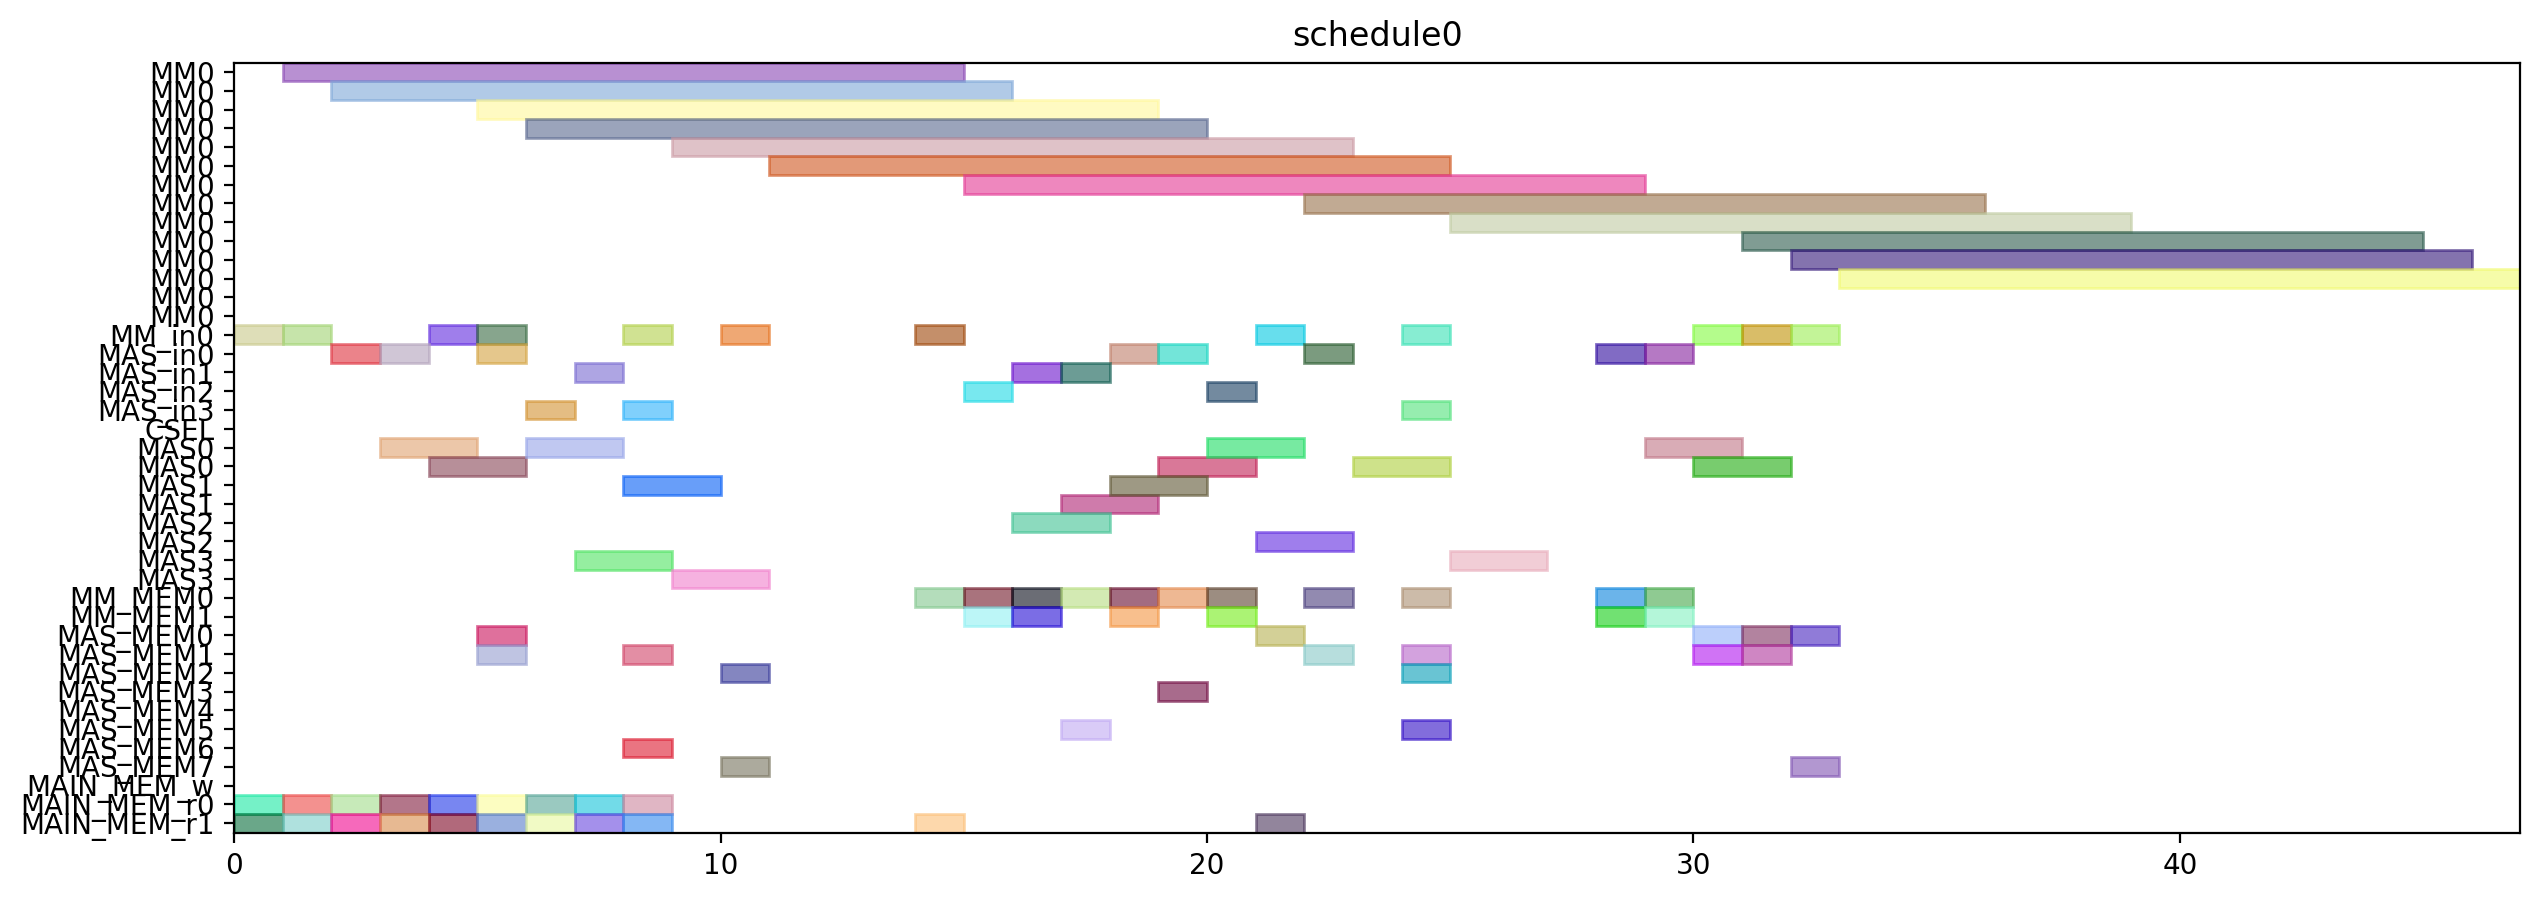

The Python source for this figure:
from pyschedule import Scenario, solvers, plotters, alt


def solve():
	horizon = 120
	S = Scenario("schedule0", horizon=horizon)

	# resource
	MM = S.Resources('MM', num=1, size=14)
	MM_in = S.Resources('MM_in', num=1)
	MAS_in = S.Resources('MAS_in', num=4)
	CSEL = S.Resource('CSEL')
	MAS = S.Resources('MAS', num=4, size=2, periods=range(1, horizon))
	MM_MEM = S.Resources('MM_MEM', num=2)
	MAS_MEM = S.Resources('MAS_MEM', num=8)
	MAIN_MEM_w = S.Resource('MAIN_MEM_w', size=1)
	MAIN_MEM_r = S.Resources('MAIN_MEM_r', num=2)

	# result of previous scheduling

	# new tasks
	t0 = S.Task('t0', length=14, delay_cost=1)
	t0 += alt(MM)
	t0_in = S.Task('t0_in', length=1, delay_cost=1)
	t0_in += alt(MM_in)
	S += t0_in*MM_in[0]<=t0*MM[0]
	t0_mem0 = S.Task('t0_mem0', length=1, delay_cost=1)
	t0_mem0 += MAIN_MEM_r[0]
	S += t0_mem0 <= t0

	t0_mem1 = S.Task('t0_mem1', length=1, delay_cost=1)
	t0_mem1 += MAIN_MEM_r[1]
	S += t0_mem1 <= t0

	t1 = S.Task('t1', length=14, delay_cost=1)
	t1 += alt(MM)
	t1_in = S.Task('t1_in', length=1, delay_cost=1)
	t1_in += alt(MM_in)
	S += t1_in*MM_in[0]<=t1*MM[0]
	t1_mem0 = S.Task('t1_mem0', length=1, delay_cost=1)
	t1_mem0 += MAIN_MEM_r[0]
	S += t1_mem0 <= t1

	t1_mem1 = S.Task('t1_mem1', length=1, delay_cost=1)
	t1_mem1 += MAIN_MEM_r[1]
	S += t1_mem1 <= t1

	t2 = S.Task('t2', length=14, delay_cost=1)
	t2 += alt(MM)
	t2_in = S.Task('t2_in', length=1, delay_cost=1)
	t2_in += alt(MM_in)
	S += t2_in*MM_in[0]<=t2*MM[0]
	t2_mem0 = S.Task('t2_mem0', length=1, delay_cost=1)
	t2_mem0 += MAIN_MEM_r[0]
	S += t2_mem0 <= t2

	t2_mem1 = S.Task('t2_mem1', length=1, delay_cost=1)
	t2_mem1 += MAIN_MEM_r[1]
	S += t2_mem1 <= t2

	t3 = S.Task('t3', length=2, delay_cost=1)
	t3 += alt(MAS)
	t3_in = S.Task('t3_in', length=1, delay_cost=1)
	t3_in += alt(MAS_in)
	S += t3_in*MAS_in[0]<=t3*MAS[0]

	S += t3_in*MAS_in[1]<=t3*MAS[1]

	S += t3_in*MAS_in[2]<=t3*MAS[2]

	S += t3_in*MAS_in[3]<=t3*MAS[3]

	t3_mem0 = S.Task('t3_mem0', length=1, delay_cost=1)
	t3_mem0 += MAIN_MEM_r[0]
	S += t3_mem0 <= t3

	t3_mem1 = S.Task('t3_mem1', length=1, delay_cost=1)
	t3_mem1 += MAIN_MEM_r[1]
	S += t3_mem1 <= t3

	t4 = S.Task('t4', length=2, delay_cost=1)
	t4 += alt(MAS)
	t4_in = S.Task('t4_in', length=1, delay_cost=1)
	t4_in += alt(MAS_in)
	S += t4_in*MAS_in[0]<=t4*MAS[0]

	S += t4_in*MAS_in[1]<=t4*MAS[1]

	S += t4_in*MAS_in[2]<=t4*MAS[2]

	S += t4_in*MAS_in[3]<=t4*MAS[3]

	t4_mem0 = S.Task('t4_mem0', length=1, delay_cost=1)
	t4_mem0 += MAIN_MEM_r[0]
	S += t4_mem0 <= t4

	t4_mem1 = S.Task('t4_mem1', length=1, delay_cost=1)
	t4_mem1 += MAIN_MEM_r[1]
	S += t4_mem1 <= t4

	t8 = S.Task('t8', length=2, delay_cost=1)
	t8 += alt(MAS)
	t8_in = S.Task('t8_in', length=1, delay_cost=1)
	t8_in += alt(MAS_in)
	S += t8_in*MAS_in[0]<=t8*MAS[0]

	S += t8_in*MAS_in[1]<=t8*MAS[1]

	S += t8_in*MAS_in[2]<=t8*MAS[2]

	S += t8_in*MAS_in[3]<=t8*MAS[3]

	t8_mem0 = S.Task('t8_mem0', length=1, delay_cost=1)
	t8_mem0 += MAIN_MEM_r[0]
	S += t8_mem0 <= t8

	t8_mem1 = S.Task('t8_mem1', length=1, delay_cost=1)
	t8_mem1 += MAIN_MEM_r[1]
	S += t8_mem1 <= t8

	t9 = S.Task('t9', length=2, delay_cost=1)
	t9 += alt(MAS)
	t9_in = S.Task('t9_in', length=1, delay_cost=1)
	t9_in += alt(MAS_in)
	S += t9_in*MAS_in[0]<=t9*MAS[0]

	S += t9_in*MAS_in[1]<=t9*MAS[1]

	S += t9_in*MAS_in[2]<=t9*MAS[2]

	S += t9_in*MAS_in[3]<=t9*MAS[3]

	t9_mem0 = S.Task('t9_mem0', length=1, delay_cost=1)
	t9_mem0 += MAIN_MEM_r[0]
	S += t9_mem0 <= t9

	t9_mem1 = S.Task('t9_mem1', length=1, delay_cost=1)
	t9_mem1 += MAIN_MEM_r[1]
	S += t9_mem1 <= t9

	t13 = S.Task('t13', length=2, delay_cost=1)
	t13 += alt(MAS)
	t13_in = S.Task('t13_in', length=1, delay_cost=1)
	t13_in += alt(MAS_in)
	S += t13_in*MAS_in[0]<=t13*MAS[0]

	S += t13_in*MAS_in[1]<=t13*MAS[1]

	S += t13_in*MAS_in[2]<=t13*MAS[2]

	S += t13_in*MAS_in[3]<=t13*MAS[3]

	t13_mem0 = S.Task('t13_mem0', length=1, delay_cost=1)
	t13_mem0 += MAIN_MEM_r[0]
	S += t13_mem0 <= t13

	t13_mem1 = S.Task('t13_mem1', length=1, delay_cost=1)
	t13_mem1 += MAIN_MEM_r[1]
	S += t13_mem1 <= t13

	t14 = S.Task('t14', length=2, delay_cost=1)
	t14 += alt(MAS)
	t14_in = S.Task('t14_in', length=1, delay_cost=1)
	t14_in += alt(MAS_in)
	S += t14_in*MAS_in[0]<=t14*MAS[0]

	S += t14_in*MAS_in[1]<=t14*MAS[1]

	S += t14_in*MAS_in[2]<=t14*MAS[2]

	S += t14_in*MAS_in[3]<=t14*MAS[3]

	t14_mem0 = S.Task('t14_mem0', length=1, delay_cost=1)
	t14_mem0 += MAIN_MEM_r[0]
	S += t14_mem0 <= t14

	t14_mem1 = S.Task('t14_mem1', length=1, delay_cost=1)
	t14_mem1 += MAIN_MEM_r[1]
	S += t14_mem1 <= t14

	t5 = S.Task('t5', length=14, delay_cost=1)
	t5 += alt(MM)
	t5_in = S.Task('t5_in', length=1, delay_cost=1)
	t5_in += alt(MM_in)
	S += t5_in*MM_in[0]<=t5*MM[0]
	t5_mem0 = S.Task('t5_mem0', length=1, delay_cost=1)
	t5_mem0 += alt(MAS_MEM)
	S += (t3*MAS[0])-1 < t5_mem0*MAS_MEM[0]
	S += (t3*MAS[1])-1 < t5_mem0*MAS_MEM[2]
	S += (t3*MAS[2])-1 < t5_mem0*MAS_MEM[4]
	S += (t3*MAS[3])-1 < t5_mem0*MAS_MEM[6]
	S += t5_mem0 <= t5

	t5_mem1 = S.Task('t5_mem1', length=1, delay_cost=1)
	t5_mem1 += alt(MAS_MEM)
	S += (t4*MAS[0])-1 < t5_mem1*MAS_MEM[1]
	S += (t4*MAS[1])-1 < t5_mem1*MAS_MEM[3]
	S += (t4*MAS[2])-1 < t5_mem1*MAS_MEM[5]
	S += (t4*MAS[3])-1 < t5_mem1*MAS_MEM[7]
	S += t5_mem1 <= t5

	t6 = S.Task('t6', length=2, delay_cost=1)
	t6 += alt(MAS)
	t6_in = S.Task('t6_in', length=1, delay_cost=1)
	t6_in += alt(MAS_in)
	S += t6_in*MAS_in[0]<=t6*MAS[0]

	S += t6_in*MAS_in[1]<=t6*MAS[1]

	S += t6_in*MAS_in[2]<=t6*MAS[2]

	S += t6_in*MAS_in[3]<=t6*MAS[3]

	t6_mem0 = S.Task('t6_mem0', length=1, delay_cost=1)
	t6_mem0 += alt(MM_MEM)
	S += (t0*MM[0])-1 < t6_mem0*MM_MEM[0]
	S += t6_mem0 <= t6

	t6_mem1 = S.Task('t6_mem1', length=1, delay_cost=1)
	t6_mem1 += alt(MM_MEM)
	S += (t1*MM[0])-1 < t6_mem1*MM_MEM[1]
	S += t6_mem1 <= t6

	t10 = S.Task('t10', length=14, delay_cost=1)
	t10 += alt(MM)
	t10_in = S.Task('t10_in', length=1, delay_cost=1)
	t10_in += alt(MM_in)
	S += t10_in*MM_in[0]<=t10*MM[0]
	t10_mem0 = S.Task('t10_mem0', length=1, delay_cost=1)
	t10_mem0 += alt(MAS_MEM)
	S += (t8*MAS[0])-1 < t10_mem0*MAS_MEM[0]
	S += (t8*MAS[1])-1 < t10_mem0*MAS_MEM[2]
	S += (t8*MAS[2])-1 < t10_mem0*MAS_MEM[4]
	S += (t8*MAS[3])-1 < t10_mem0*MAS_MEM[6]
	S += t10_mem0 <= t10

	t10_mem1 = S.Task('t10_mem1', length=1, delay_cost=1)
	t10_mem1 += alt(MAS_MEM)
	S += (t9*MAS[0])-1 < t10_mem1*MAS_MEM[1]
	S += (t9*MAS[1])-1 < t10_mem1*MAS_MEM[3]
	S += (t9*MAS[2])-1 < t10_mem1*MAS_MEM[5]
	S += (t9*MAS[3])-1 < t10_mem1*MAS_MEM[7]
	S += t10_mem1 <= t10

	t11 = S.Task('t11', length=2, delay_cost=1)
	t11 += alt(MAS)
	t11_in = S.Task('t11_in', length=1, delay_cost=1)
	t11_in += alt(MAS_in)
	S += t11_in*MAS_in[0]<=t11*MAS[0]

	S += t11_in*MAS_in[1]<=t11*MAS[1]

	S += t11_in*MAS_in[2]<=t11*MAS[2]

	S += t11_in*MAS_in[3]<=t11*MAS[3]

	t11_mem0 = S.Task('t11_mem0', length=1, delay_cost=1)
	t11_mem0 += alt(MM_MEM)
	S += (t1*MM[0])-1 < t11_mem0*MM_MEM[0]
	S += t11_mem0 <= t11

	t11_mem1 = S.Task('t11_mem1', length=1, delay_cost=1)
	t11_mem1 += alt(MM_MEM)
	S += (t2*MM[0])-1 < t11_mem1*MM_MEM[1]
	S += t11_mem1 <= t11

	t15 = S.Task('t15', length=14, delay_cost=1)
	t15 += alt(MM)
	t15_in = S.Task('t15_in', length=1, delay_cost=1)
	t15_in += alt(MM_in)
	S += t15_in*MM_in[0]<=t15*MM[0]
	t15_mem0 = S.Task('t15_mem0', length=1, delay_cost=1)
	t15_mem0 += alt(MAS_MEM)
	S += (t13*MAS[0])-1 < t15_mem0*MAS_MEM[0]
	S += (t13*MAS[1])-1 < t15_mem0*MAS_MEM[2]
	S += (t13*MAS[2])-1 < t15_mem0*MAS_MEM[4]
	S += (t13*MAS[3])-1 < t15_mem0*MAS_MEM[6]
	S += t15_mem0 <= t15

	t15_mem1 = S.Task('t15_mem1', length=1, delay_cost=1)
	t15_mem1 += alt(MAS_MEM)
	S += (t14*MAS[0])-1 < t15_mem1*MAS_MEM[1]
	S += (t14*MAS[1])-1 < t15_mem1*MAS_MEM[3]
	S += (t14*MAS[2])-1 < t15_mem1*MAS_MEM[5]
	S += (t14*MAS[3])-1 < t15_mem1*MAS_MEM[7]
	S += t15_mem1 <= t15

	t16 = S.Task('t16', length=2, delay_cost=1)
	t16 += alt(MAS)
	t16_in = S.Task('t16_in', length=1, delay_cost=1)
	t16_in += alt(MAS_in)
	S += t16_in*MAS_in[0]<=t16*MAS[0]

	S += t16_in*MAS_in[1]<=t16*MAS[1]

	S += t16_in*MAS_in[2]<=t16*MAS[2]

	S += t16_in*MAS_in[3]<=t16*MAS[3]

	t16_mem0 = S.Task('t16_mem0', length=1, delay_cost=1)
	t16_mem0 += alt(MM_MEM)
	S += (t0*MM[0])-1 < t16_mem0*MM_MEM[0]
	S += t16_mem0 <= t16

	t16_mem1 = S.Task('t16_mem1', length=1, delay_cost=1)
	t16_mem1 += alt(MM_MEM)
	S += (t2*MM[0])-1 < t16_mem1*MM_MEM[1]
	S += t16_mem1 <= t16

	t18 = S.Task('t18', length=2, delay_cost=1)
	t18 += alt(MAS)
	t18_in = S.Task('t18_in', length=1, delay_cost=1)
	t18_in += alt(MAS_in)
	S += t18_in*MAS_in[0]<=t18*MAS[0]

	S += t18_in*MAS_in[1]<=t18*MAS[1]

	S += t18_in*MAS_in[2]<=t18*MAS[2]

	S += t18_in*MAS_in[3]<=t18*MAS[3]

	t18_mem0 = S.Task('t18_mem0', length=1, delay_cost=1)
	t18_mem0 += alt(MM_MEM)
	S += (t0*MM[0])-1 < t18_mem0*MM_MEM[0]
	S += t18_mem0 <= t18

	t18_mem1 = S.Task('t18_mem1', length=1, delay_cost=1)
	t18_mem1 += alt(MM_MEM)
	S += (t0*MM[0])-1 < t18_mem1*MM_MEM[1]
	S += t18_mem1 <= t18

	t20 = S.Task('t20', length=14, delay_cost=1)
	t20 += alt(MM)
	t20_in = S.Task('t20_in', length=1, delay_cost=1)
	t20_in += alt(MM_in)
	S += t20_in*MM_in[0]<=t20*MM[0]
	t20_mem0 = S.Task('t20_mem0', length=1, delay_cost=1)
	t20_mem0 += alt(MM_MEM)
	S += (t2*MM[0])-1 < t20_mem0*MM_MEM[0]
	S += t20_mem0 <= t20

	t20_mem1 = S.Task('t20_mem1', length=1, delay_cost=1)
	t20_mem1 += MAIN_MEM_r[1]
	S += t20_mem1 <= t20

	t7 = S.Task('t7', length=2, delay_cost=1)
	t7 += alt(MAS)
	t7_in = S.Task('t7_in', length=1, delay_cost=1)
	t7_in += alt(MAS_in)
	S += t7_in*MAS_in[0]<=t7*MAS[0]

	S += t7_in*MAS_in[1]<=t7*MAS[1]

	S += t7_in*MAS_in[2]<=t7*MAS[2]

	S += t7_in*MAS_in[3]<=t7*MAS[3]

	t7_mem0 = S.Task('t7_mem0', length=1, delay_cost=1)
	t7_mem0 += alt(MM_MEM)
	S += (t5*MM[0])-1 < t7_mem0*MM_MEM[0]
	S += t7_mem0 <= t7

	t7_mem1 = S.Task('t7_mem1', length=1, delay_cost=1)
	t7_mem1 += alt(MAS_MEM)
	S += (t6*MAS[0])-1 < t7_mem1*MAS_MEM[1]
	S += (t6*MAS[1])-1 < t7_mem1*MAS_MEM[3]
	S += (t6*MAS[2])-1 < t7_mem1*MAS_MEM[5]
	S += (t6*MAS[3])-1 < t7_mem1*MAS_MEM[7]
	S += t7_mem1 <= t7

	t12 = S.Task('t12', length=2, delay_cost=1)
	t12 += alt(MAS)
	t12_in = S.Task('t12_in', length=1, delay_cost=1)
	t12_in += alt(MAS_in)
	S += t12_in*MAS_in[0]<=t12*MAS[0]

	S += t12_in*MAS_in[1]<=t12*MAS[1]

	S += t12_in*MAS_in[2]<=t12*MAS[2]

	S += t12_in*MAS_in[3]<=t12*MAS[3]

	t12_mem0 = S.Task('t12_mem0', length=1, delay_cost=1)
	t12_mem0 += alt(MM_MEM)
	S += (t10*MM[0])-1 < t12_mem0*MM_MEM[0]
	S += t12_mem0 <= t12

	t12_mem1 = S.Task('t12_mem1', length=1, delay_cost=1)
	t12_mem1 += alt(MAS_MEM)
	S += (t11*MAS[0])-1 < t12_mem1*MAS_MEM[1]
	S += (t11*MAS[1])-1 < t12_mem1*MAS_MEM[3]
	S += (t11*MAS[2])-1 < t12_mem1*MAS_MEM[5]
	S += (t11*MAS[3])-1 < t12_mem1*MAS_MEM[7]
	S += t12_mem1 <= t12

	t17 = S.Task('t17', length=2, delay_cost=1)
	t17 += alt(MAS)
	t17_in = S.Task('t17_in', length=1, delay_cost=1)
	t17_in += alt(MAS_in)
	S += t17_in*MAS_in[0]<=t17*MAS[0]

	S += t17_in*MAS_in[1]<=t17*MAS[1]

	S += t17_in*MAS_in[2]<=t17*MAS[2]

	S += t17_in*MAS_in[3]<=t17*MAS[3]

	t17_mem0 = S.Task('t17_mem0', length=1, delay_cost=1)
	t17_mem0 += alt(MM_MEM)
	S += (t15*MM[0])-1 < t17_mem0*MM_MEM[0]
	S += t17_mem0 <= t17

	t17_mem1 = S.Task('t17_mem1', length=1, delay_cost=1)
	t17_mem1 += alt(MAS_MEM)
	S += (t16*MAS[0])-1 < t17_mem1*MAS_MEM[1]
	S += (t16*MAS[1])-1 < t17_mem1*MAS_MEM[3]
	S += (t16*MAS[2])-1 < t17_mem1*MAS_MEM[5]
	S += (t16*MAS[3])-1 < t17_mem1*MAS_MEM[7]
	S += t17_mem1 <= t17

	t19 = S.Task('t19', length=2, delay_cost=1)
	t19 += alt(MAS)
	t19_in = S.Task('t19_in', length=1, delay_cost=1)
	t19_in += alt(MAS_in)
	S += t19_in*MAS_in[0]<=t19*MAS[0]

	S += t19_in*MAS_in[1]<=t19*MAS[1]

	S += t19_in*MAS_in[2]<=t19*MAS[2]

	S += t19_in*MAS_in[3]<=t19*MAS[3]

	t19_mem0 = S.Task('t19_mem0', length=1, delay_cost=1)
	t19_mem0 += alt(MM_MEM)
	S += (t0*MM[0])-1 < t19_mem0*MM_MEM[0]
	S += t19_mem0 <= t19

	t19_mem1 = S.Task('t19_mem1', length=1, delay_cost=1)
	t19_mem1 += alt(MAS_MEM)
	S += (t18*MAS[0])-1 < t19_mem1*MAS_MEM[1]
	S += (t18*MAS[1])-1 < t19_mem1*MAS_MEM[3]
	S += (t18*MAS[2])-1 < t19_mem1*MAS_MEM[5]
	S += (t18*MAS[3])-1 < t19_mem1*MAS_MEM[7]
	S += t19_mem1 <= t19

	t21 = S.Task('t21', length=2, delay_cost=1)
	t21 += alt(MAS)
	t21_in = S.Task('t21_in', length=1, delay_cost=1)
	t21_in += alt(MAS_in)
	S += t21_in*MAS_in[0]<=t21*MAS[0]

	S += t21_in*MAS_in[1]<=t21*MAS[1]

	S += t21_in*MAS_in[2]<=t21*MAS[2]

	S += t21_in*MAS_in[3]<=t21*MAS[3]

	t21_mem0 = S.Task('t21_mem0', length=1, delay_cost=1)
	t21_mem0 += alt(MM_MEM)
	S += (t1*MM[0])-1 < t21_mem0*MM_MEM[0]
	S += t21_mem0 <= t21

	t21_mem1 = S.Task('t21_mem1', length=1, delay_cost=1)
	t21_mem1 += alt(MM_MEM)
	S += (t20*MM[0])-1 < t21_mem1*MM_MEM[1]
	S += t21_mem1 <= t21

	t22 = S.Task('t22', length=2, delay_cost=1)
	t22 += alt(MAS)
	t22_in = S.Task('t22_in', length=1, delay_cost=1)
	t22_in += alt(MAS_in)
	S += t22_in*MAS_in[0]<=t22*MAS[0]

	S += t22_in*MAS_in[1]<=t22*MAS[1]

	S += t22_in*MAS_in[2]<=t22*MAS[2]

	S += t22_in*MAS_in[3]<=t22*MAS[3]

	t22_mem0 = S.Task('t22_mem0', length=1, delay_cost=1)
	t22_mem0 += alt(MM_MEM)
	S += (t1*MM[0])-1 < t22_mem0*MM_MEM[0]
	S += t22_mem0 <= t22

	t22_mem1 = S.Task('t22_mem1', length=1, delay_cost=1)
	t22_mem1 += alt(MM_MEM)
	S += (t20*MM[0])-1 < t22_mem1*MM_MEM[1]
	S += t22_mem1 <= t22

	t23 = S.Task('t23', length=14, delay_cost=1)
	t23 += alt(MM)
	t23_in = S.Task('t23_in', length=1, delay_cost=1)
	t23_in += alt(MM_in)
	S += t23_in*MM_in[0]<=t23*MM[0]
	t23_mem0 = S.Task('t23_mem0', length=1, delay_cost=1)
	t23_mem0 += alt(MAS_MEM)
	S += (t17*MAS[0])-1 < t23_mem0*MAS_MEM[0]
	S += (t17*MAS[1])-1 < t23_mem0*MAS_MEM[2]
	S += (t17*MAS[2])-1 < t23_mem0*MAS_MEM[4]
	S += (t17*MAS[3])-1 < t23_mem0*MAS_MEM[6]
	S += t23_mem0 <= t23

	t23_mem1 = S.Task('t23_mem1', length=1, delay_cost=1)
	t23_mem1 += MAIN_MEM_r[1]
	S += t23_mem1 <= t23

	t25 = S.Task('t25', length=14, delay_cost=1)
	t25 += alt(MM)
	t25_in = S.Task('t25_in', length=1, delay_cost=1)
	t25_in += alt(MM_in)
	S += t25_in*MM_in[0]<=t25*MM[0]
	t25_mem0 = S.Task('t25_mem0', length=1, delay_cost=1)
	t25_mem0 += alt(MAS_MEM)
	S += (t7*MAS[0])-1 < t25_mem0*MAS_MEM[0]
	S += (t7*MAS[1])-1 < t25_mem0*MAS_MEM[2]
	S += (t7*MAS[2])-1 < t25_mem0*MAS_MEM[4]
	S += (t7*MAS[3])-1 < t25_mem0*MAS_MEM[6]
	S += t25_mem0 <= t25

	t25_mem1 = S.Task('t25_mem1', length=1, delay_cost=1)
	t25_mem1 += alt(MAS_MEM)
	S += (t22*MAS[0])-1 < t25_mem1*MAS_MEM[1]
	S += (t22*MAS[1])-1 < t25_mem1*MAS_MEM[3]
	S += (t22*MAS[2])-1 < t25_mem1*MAS_MEM[5]
	S += (t22*MAS[3])-1 < t25_mem1*MAS_MEM[7]
	S += t25_mem1 <= t25

	t27 = S.Task('t27', length=14, delay_cost=1)
	t27 += alt(MM)
	t27_in = S.Task('t27_in', length=1, delay_cost=1)
	t27_in += alt(MM_in)
	S += t27_in*MM_in[0]<=t27*MM[0]
	t27_mem0 = S.Task('t27_mem0', length=1, delay_cost=1)
	t27_mem0 += alt(MAS_MEM)
	S += (t22*MAS[0])-1 < t27_mem0*MAS_MEM[0]
	S += (t22*MAS[1])-1 < t27_mem0*MAS_MEM[2]
	S += (t22*MAS[2])-1 < t27_mem0*MAS_MEM[4]
	S += (t22*MAS[3])-1 < t27_mem0*MAS_MEM[6]
	S += t27_mem0 <= t27

	t27_mem1 = S.Task('t27_mem1', length=1, delay_cost=1)
	t27_mem1 += alt(MAS_MEM)
	S += (t21*MAS[0])-1 < t27_mem1*MAS_MEM[1]
	S += (t21*MAS[1])-1 < t27_mem1*MAS_MEM[3]
	S += (t21*MAS[2])-1 < t27_mem1*MAS_MEM[5]
	S += (t21*MAS[3])-1 < t27_mem1*MAS_MEM[7]
	S += t27_mem1 <= t27

	t28 = S.Task('t28', length=14, delay_cost=1)
	t28 += alt(MM)
	t28_in = S.Task('t28_in', length=1, delay_cost=1)
	t28_in += alt(MM_in)
	S += t28_in*MM_in[0]<=t28*MM[0]
	t28_mem0 = S.Task('t28_mem0', length=1, delay_cost=1)
	t28_mem0 += alt(MAS_MEM)
	S += (t19*MAS[0])-1 < t28_mem0*MAS_MEM[0]
	S += (t19*MAS[1])-1 < t28_mem0*MAS_MEM[2]
	S += (t19*MAS[2])-1 < t28_mem0*MAS_MEM[4]
	S += (t19*MAS[3])-1 < t28_mem0*MAS_MEM[6]
	S += t28_mem0 <= t28

	t28_mem1 = S.Task('t28_mem1', length=1, delay_cost=1)
	t28_mem1 += alt(MAS_MEM)
	S += (t7*MAS[0])-1 < t28_mem1*MAS_MEM[1]
	S += (t7*MAS[1])-1 < t28_mem1*MAS_MEM[3]
	S += (t7*MAS[2])-1 < t28_mem1*MAS_MEM[5]
	S += (t7*MAS[3])-1 < t28_mem1*MAS_MEM[7]
	S += t28_mem1 <= t28

	t29 = S.Task('t29', length=14, delay_cost=1)
	t29 += alt(MM)
	t29_in = S.Task('t29_in', length=1, delay_cost=1)
	t29_in += alt(MM_in)
	S += t29_in*MM_in[0]<=t29*MM[0]
	t29_mem0 = S.Task('t29_mem0', length=1, delay_cost=1)
	t29_mem0 += alt(MAS_MEM)
	S += (t21*MAS[0])-1 < t29_mem0*MAS_MEM[0]
	S += (t21*MAS[1])-1 < t29_mem0*MAS_MEM[2]
	S += (t21*MAS[2])-1 < t29_mem0*MAS_MEM[4]
	S += (t21*MAS[3])-1 < t29_mem0*MAS_MEM[6]
	S += t29_mem0 <= t29

	t29_mem1 = S.Task('t29_mem1', length=1, delay_cost=1)
	t29_mem1 += alt(MAS_MEM)
	S += (t12*MAS[0])-1 < t29_mem1*MAS_MEM[1]
	S += (t12*MAS[1])-1 < t29_mem1*MAS_MEM[3]
	S += (t12*MAS[2])-1 < t29_mem1*MAS_MEM[5]
	S += (t12*MAS[3])-1 < t29_mem1*MAS_MEM[7]
	S += t29_mem1 <= t29

	solvers.mip.solve(S,msg=1,kind='CPLEX',ratio_gap=1.01)

	solution = [['hoge']*len(S.solution()[1]) for i in range(len(S.solution()))]
	for i in range(len(S.solution())):
		for j in range(len(S.solution()[i])):
			solution[i][j]=str(S.solution()[i][j])
	print(solution)

	cycles = int(solution[-1][3])

	pic_file_name = "/home/mfukuda/ABE/multiRAM_multiMAS_16mux/scheduling_result/stage14MM1_stage2MAS4/EP_ADD_A_0/schedule0.png"
	if(S.solution() != []):
		plotters.matplotlib.plot(S,img_filename=pic_file_name, show_task_labels=False, fig_size=(cycles*0.25+3, 5))

	return solution
